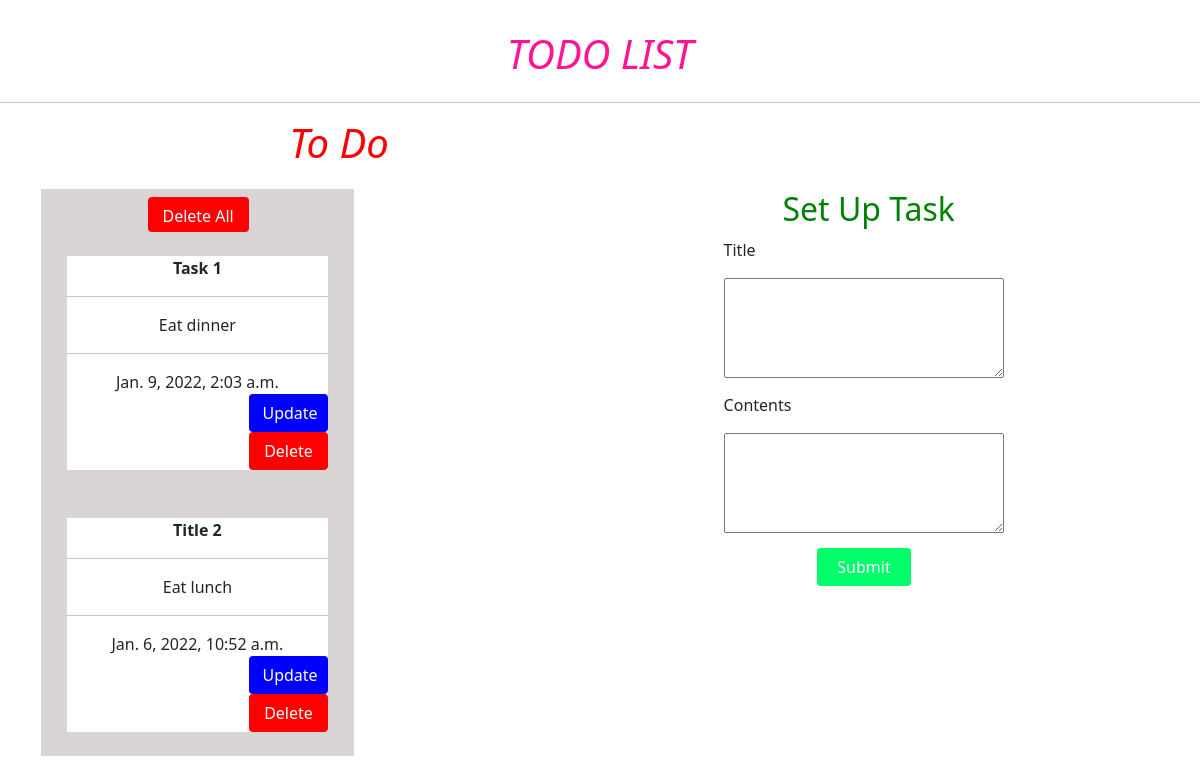
/todosite/, run on an earlier commit of the app's database.
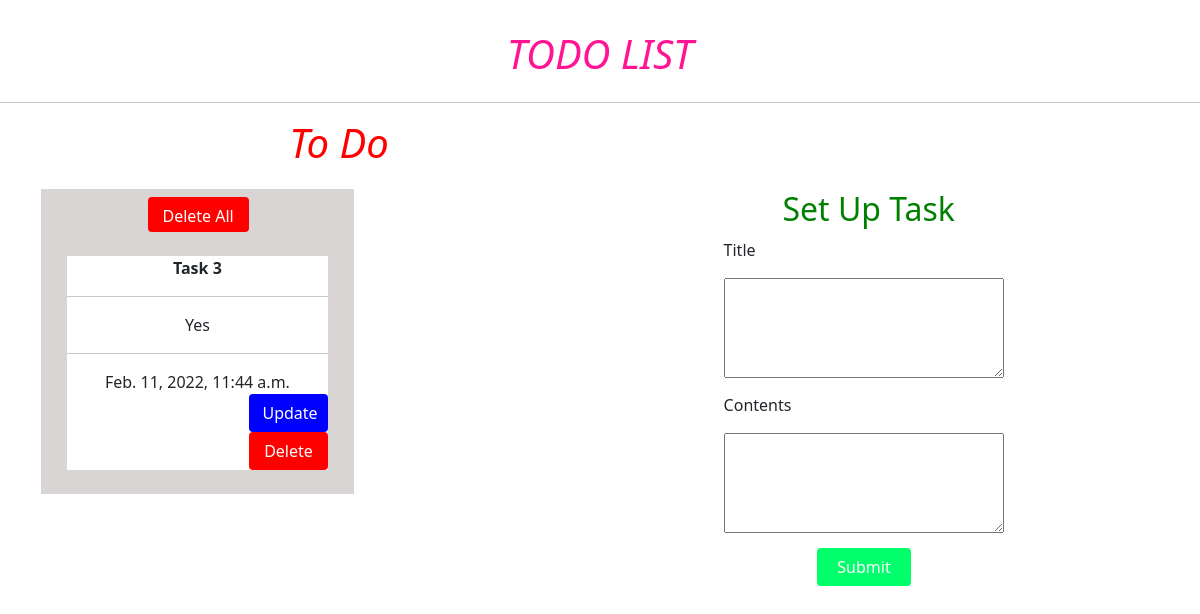
And on a later commit of the database.
### todosite/models.py (models this page shows, shortened)
class Task(models.Model):
    title = models.CharField(max_length=100)
    contents = models.TextField()
    date = models.DateTimeField(auto_now=True, null=True)

### todosite/views.py (the view)
# urls.py: path('todosite/', views.submit, name="todosite"),
def submit(request):
    try:
        task_list = Task.objects.all().order_by('-date')
        if request.method == "POST":
            formtask = TaskForm(request.POST)
            if formtask.is_valid():
                formtask.save()
                return redirect('todosite')
        formtask = TaskForm()
        page = {
            "formtask": formtask,
            "task_list": task_list,
            "title": "TASK LIST",
        }
    except Task.DoesNotExist:
        raise Http404("Task does not exist")
    return render(request, 'pages/todowebsite.html', page)

### todosite/forms.py
class TaskForm(forms.ModelForm):
    class Meta:
        model = Task
        fields = "__all__"

### todosite/templates/pages/todowebsite.html (shortened to what this page needs)
{% extends "pages/base.html" %}
{% block content %}
<div class="TodoDiv">
    <div class="Intro">
    <center class="row" style="text-align: center;">
            <h1 id="IntroTODOLIST"><i>TODO LIST</i></h1>
    </center>
        <hr>
    </div>
    <div class="TodoDiv1">
        <div class="TodoDiv1-1" style="margin-left: -1%">
            <center><h1 id="TitleINPROGRESS" style="margin-left: 30%"><i>To Do</i></h1></center>
            <div class="row" id="StyleTaskList">
                <div class="col-md-8" id="StyleBorder" style="width: 150%">
                    <form action="/del/">
                        <center><button type="submit" id="DeleteAllButton" class="btn btn-default"><span style="color: white;">Delete All</span></button></center>
                    </form>
                    {% for task in task_list %}
                        <br/>
                        <div id="StyleTaskCard">
                            <b style="margin-top: 2%">{{ task.title }}</b>
                            <hr>
                            {{ task.contents }}
                            <hr>
                            <div>
                                {{ task.date }}
                                    <br/>
                                    <form action="/upd/{{task.id}}">
                                        <button type="submit" id="UpdateButton" class="btn btn-default" style="margin-left: 70%">
                                            <span style="color: white;">Update</span>
                                        </button>
                                    </form>
                                    <form action="/del/{{task.id}}">
                                        <button type="submit" id="DeleteButton" class="btn btn-default">
                                            <span style="color: white;">Delete</span>
                                        </button>
                                    </form>
                            </div>
                            <div id="StyleBorder" style="width: 100%;"><br/></div>
                        </div>
                    {% endfor %}
                </div>
            </div>
        </div>
        <div class="TodoDiv1-2" style="margin-left: 15%">
            <form method="POST">
                <center><h2 id="SetUpTitle">Set Up Task</h2></center>
                <p id="SetUpPara">Title</p>
                <textarea id="SetUpTextArea" name="title" style="height: 100px;"></textarea>
                <p id="SetUpPara">Contents</p>
                <textarea id="SetUpTextArea" name="contents" style="height: 100px;"></textarea>
                <center><input type="submit" id="SubmitButton" style="background-color: rgb(0, 255, 106);" class="btn btn-default" value="Submit"></center>
            </form>
        </div>
    </div>
</div>
{% endblock %}

### todosite/templates/pages/base.html (shortened to what this page needs)
<!DOCTYPE html>
<html lang="en" dir="ltr">
<head>
    {% load static %}
    <link href="{% static 'vendor/bootstrap/css/bootstrap.min.css' %}" rel="stylesheet">
    <link href="{% static 'vendor/bootstrap/css/bootstrap.css' %}" rel="stylesheet">
    <link href="{% static 'home/todowebsite.css' %}" rel="stylesheet">
</head>
<body>
    {% block content %}
    {% endblock %}
</body>

### todosite/static/home/todowebsite.css (style rules this page uses)
.Intro { background-color: none; }
.TodoDiv1 { background-color: none; }
.TodoDiv1-1 { width: 45%; float: left; }
.TodoDiv1-2 { width: 26%; float: left; margin-top: 5%; }
#SetUpPara { margin-top: 3%; margin-left: 5%; }
#SetUpTextArea { margin-left: 5%; width: 90%; }
#SubmitButton { color: white; width: 30%; margin-top: 3%; }
#DeleteAllButton { background-color: red; width: 35%; height: 35px; margin-top: 3%; margin-left: 0.5%; }
#SetUpTitle { margin-top: 3.5%; margin-left: 3%; color: green; }
#IntroTODOLIST { margin-top: 30px; color: deeppink; }
#TitleINPROGRESS { color: red; margin-left: 2%; }
#StyleTaskList { padding-left: 12%; margin-top: 4%; width: 70%; }
#StyleBorder { background-color: rgb(218, 213, 213); width: 110%; }
#StyleTaskCard { text-align: center; margin-left: 5%; margin-right: 5%; background-color: white; width: 90%; }
#UpdateButton { background-color: blue; width: 30%; height: 4%; margin-left: -1%; display: inline-block; }
#DeleteButton { background-color: red; width: 30%; height: 4%; margin-left: 70%; display: inline-block; }

What changed in the data, as far as the page shows it:
removed Task: title "Task 1", contents "Eat dinner", date "Jan. 9, 2022, 2:03 a.m."
removed Task: title "Title 2", contents "Eat lunch", date "Jan. 6, 2022, 10:52 a.m."
added Task: title "Task 3", contents "Yes", date "Feb. 11, 2022, 11:44 a.m."
